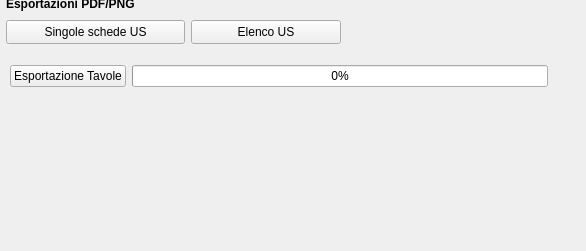
             <widget class="QWidget" name="page_3">
              <property name="geometry">
               <rect>
                <x>0</x>
                <y>0</y>
                <width>586</width>
                <height>251</height>
               </rect>
              </property>
              <attribute name="label">
               <string>Esportazioni</string>
              </attribute>
              <widget class="QPushButton" name="pushButton_exp_index_us">
               <property name="geometry">
                <rect>
                 <x>191</x>
                 <y>20</y>
                 <width>150</width>
                 <height>24</height>
                </rect>
               </property>
               <property name="font">
                <font>
                 <pointsize>9</pointsize>
                </font>
               </property>
               <property name="toolTip">
                <string>Elenco US</string>
               </property>
               <property name="text">
                <string>Elenco US</string>
               </property>
               <property name="icon">
                <iconset resource="resources.qrc">
                 <normaloff>:/icons/sheet.png</normaloff>:/icons/sheet.png</iconset>
               </property>
              </widget>
              <widget class="QLabel" name="label_41">
               <property name="geometry">
                <rect>
                 <x>6</x>
                 <y>-6</y>
                 <width>179</width>
                 <height>20</height>
                </rect>
               </property>
               <property name="font">
                <font>
                 <weight>75</weight>
                 <bold>true</bold>
                </font>
               </property>
               <property name="text">
                <string>Esportazioni PDF/PNG</string>
               </property>
              </widget>
              <widget class="QPushButton" name="pushButton_pdf_exp">
               <property name="geometry">
                <rect>
                 <x>6</x>
                 <y>20</y>
                 <width>179</width>
                 <height>24</height>
                </rect>
               </property>
               <property name="font">
                <font>
                 <pointsize>9</pointsize>
                </font>
               </property>
               <property name="toolTip">
                <string>Singole schede US</string>
               </property>
               <property name="text">
                <string>Singole schede US</string>
               </property>
               <property name="icon">
                <iconset resource="resources.qrc">
                 <normaloff>:/icons/sheet.png</normaloff>:/icons/sheet.png</iconset>
               </property>
              </widget>
              <widget class="QWidget" name="layoutWidget">
               <property name="geometry">
                <rect>
                 <x>10</x>
                 <y>60</y>
                 <width>551</width>
                 <height>32</height>
                </rect>
               </property>
               <layout class="QHBoxLayout" name="horizontalLayout">
                <item>
                 <widget class="QPushButton" name="pushButton_exp_tavole">
                  <property name="toolTip">
                   <string>Esportazione Tavole</string>
                  </property>
                  <property name="text">
                   <string>Esportazione Tavole</string>
                  </property>
                 </widget>
                </item>
                <item>
                 <widget class="QProgressBar" name="progressBar">
                  <property name="value">
                   <number>0</number>
                  </property>
                 </widget>
                </item>
                <item>
                 <widget class="QLabel" name="countLabel">
                  <property name="text">
                   <string/>
                  </property>
                 </widget>
                </item>
               </layout>
              </widget>
             </widget>
